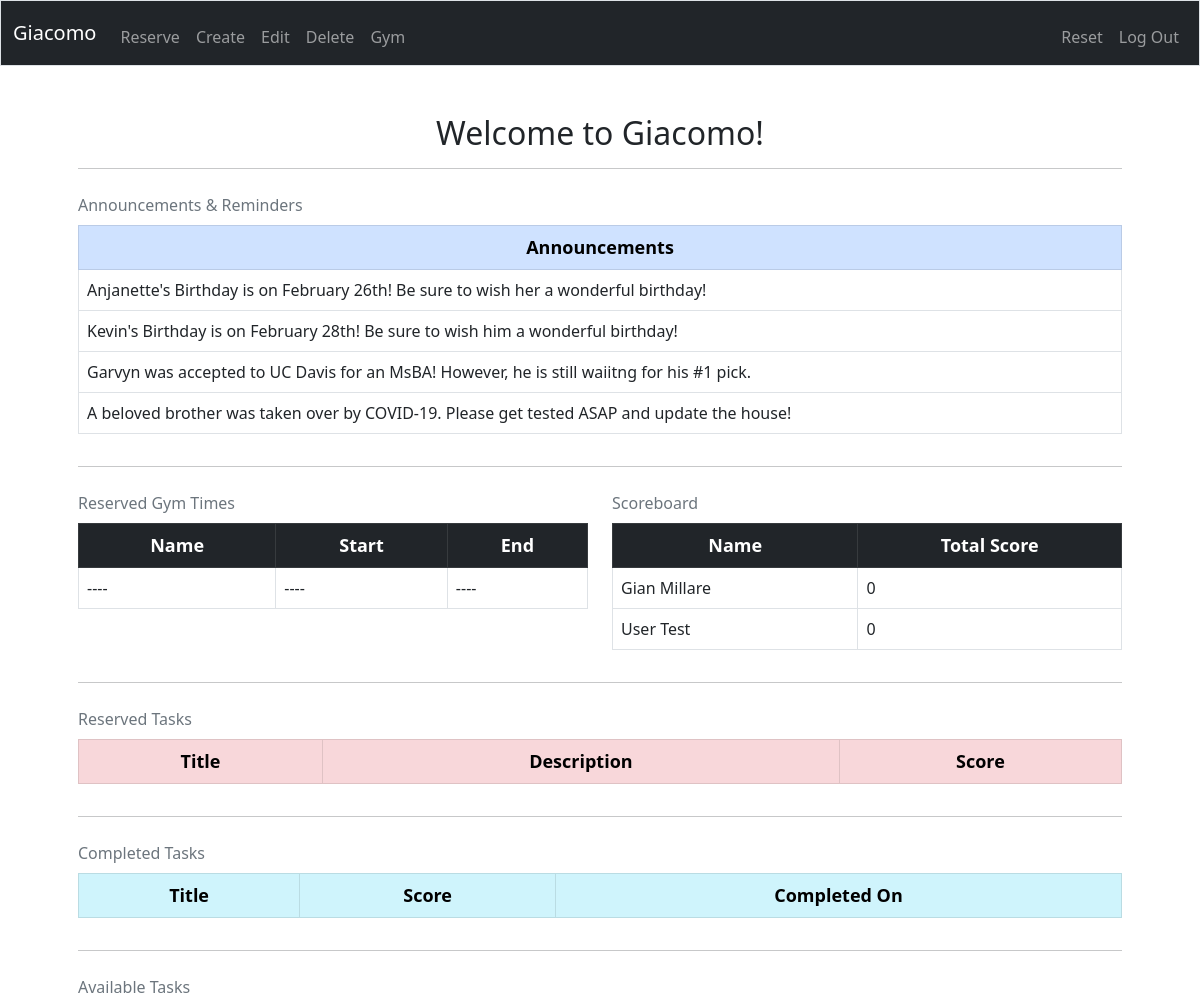
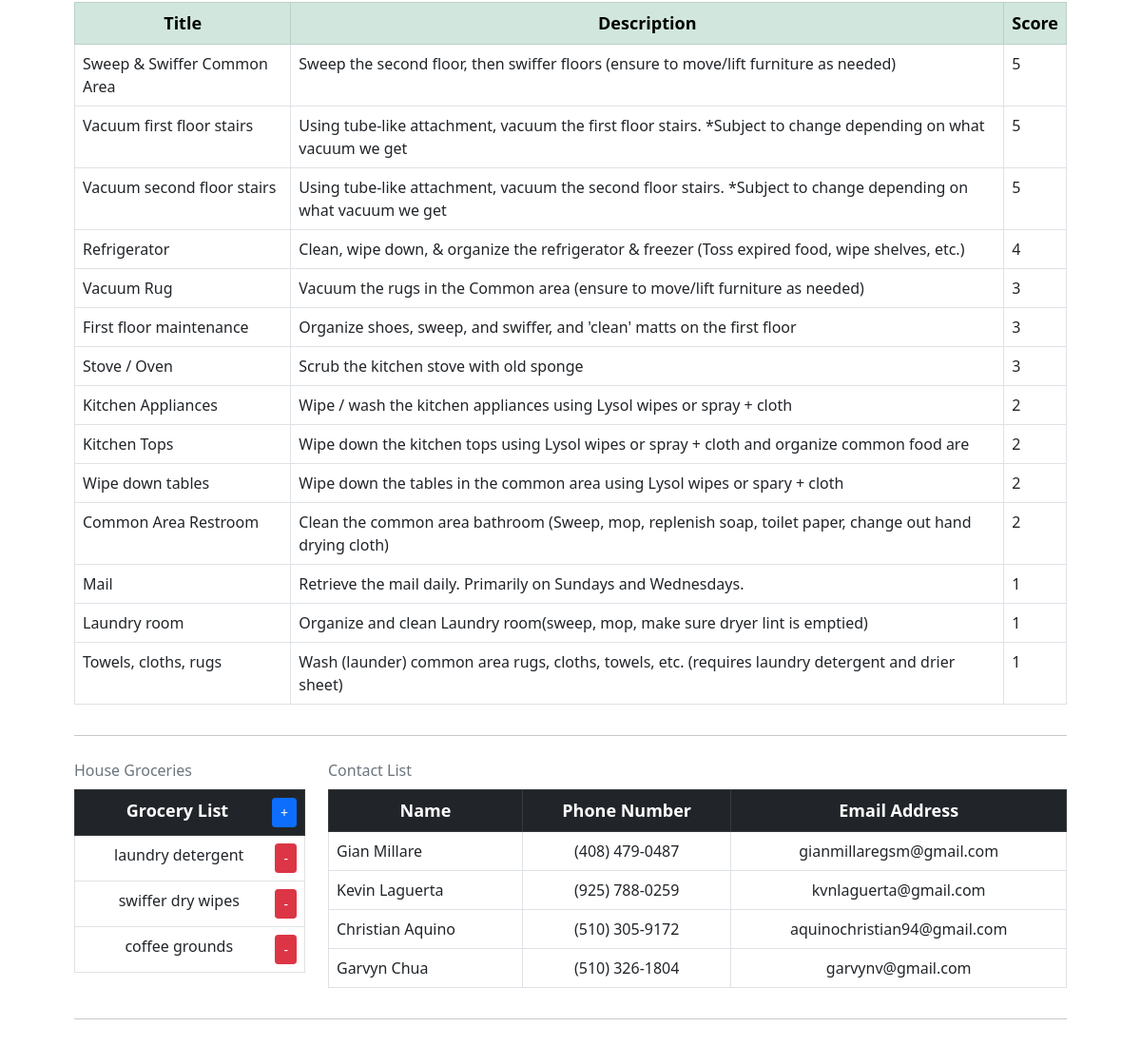
The page / (signed in) on the database its author committed (2 pictures, top to bottom).
### tables this page shows
CREATE TABLE 'housemates' (
'id' INTEGER PRIMARY KEY AUTOINCREMENT NOT NULL,
'name' VARCHAR(255) NOT NULL,
'username' VARCHAR(255) NOT NULL,
'password' VARCHAR(255) NOT NULL
);

CREATE TABLE tasks (
task_id INTEGER PRIMARY KEY AUTOINCREMENT NOT NULL,
user_id INTEGER NOT NULL DEFAULT 0,
title TEXT NOT NULL,
description TEXT NOT NULL,
score INTEGER NOT NULL DEFAULT 1);

CREATE TABLE 'groceries' (
'item_id' INTEGER PRIMARY KEY AUTOINCREMENT NOT NULL,
'user_id' INTEGER NOT NULL DEFAULT 0,
'item' TEXT NOT NULL);

CREATE TABLE 'contacts' (
'name' TEXT NOT NULL,
'phone' TEXT NOT NULL,
'email' TEXT NOT NULL);

### app.py (the view, shortened to what this page needs)
@app.route("/", methods=["GET", "POST"])
@login_required
def index():
    c.execute("""
    SELECT reserve_id, title, description, score FROM reserved WHERE user_id = :user_id
    """, {"user_id": session["user_id"]})
    rows = c.fetchall()
    user_reserved_tasks = []
    c.execute("""
    SELECT title, score, completed_on FROM completed_tasks WHERE user_id = :user_id
    """, {"user_id": session["user_id"]})
    rows = c.fetchall()
    user_completed_tasks = []
    for row in rows:
        user_completed_tasks.append({
            "title": row[0],
            "score": row[1],
            "completed_on": row[2]
        })
    c.execute("""
    SELECT name, sum(score) FROM housemates
    INNER JOIN completed_tasks
    ON housemates.id = completed_tasks.user_id
    GROUP BY name;
    """)
    results = c.fetchall()
    scoreboard = []
    for i in results:
        scoreboard.append({
            "name": i[0],
            "score": i[1]
        })
    if len(scoreboard) == 0:
        c.execute("""
        SELECT name FROM housemates
        """)
        results = c.fetchall()
        for i in results:
            scoreboard.append({
                "name": i[0],
                "score": 0
            })
    c.execute("""
    SELECT title, description, score FROM tasks WHERE user_id = 0 ORDER BY score DESC
    """)
    available_tasks = c.fetchall()
    displaying_available_tasks = []
    for i in available_tasks:
        displaying_available_tasks.append({
            "title": i[0],
            "description": i[1],
            "score": i[2]
        })
    c.execute("""
    SELECT item_id, item from groceries
    """)
    results = c.fetchall()
    items = []
    for i in results:
        items.append({
            'item_id': i[0],
            'item':i[1]
        })
    c.execute("""
    SELECT name, phone, email FROM contacts
    """)
    results = c.fetchall()
    contact_info = []
    for i in results:
        contact_info.append({
            'name': i[0],
            'phone': i[1],
            'email': i[2]
        })
    return render_template("index.html", user_reserved_tasks=user_reserved_tasks, items=items, user_completed_tasks=user_completed_tasks, displaying_available_tasks=displaying_available_tasks, contact_info=contact_info, scoreboard=scoreboard)

### helpers.py (called while the page is built)
def login_required(f):
    @wraps(f)
    def decorated_functions(*args, **kwargs):
        if session.get("user_id") is None:
            return redirect("/login")
        return f(*args, **kwargs)
    return decorated_functions

### templates/index.html (shortened to what this page needs)
{% extends "layout.html" %}
{% block main %}
    <h2 style="text-align: center;">Welcome to Giacomo!</h2>
    <hr>
    <div class="row">
        <div class="col-12">
            <table class="table table-bordered caption-top">
                <caption>Announcements & Reminders</caption>
                <thead class="table-primary">
                    <tr>
                        <th scope="col" style="font-size: large; text-align: center;">Announcements</th>
                    </tr>
                </thead>
                <tbody>
                    <tr>
                        <td scope="row">Anjanette's Birthday is on February 26th! Be sure to wish her a wonderful birthday!</td>
                    </tr>
                    <tr>
                        <td scope="row">Kevin's Birthday is on February 28th! Be sure to wish him a wonderful birthday!</td>
                    </tr>
                    <tr>
                        <td scope="row">Garvyn was accepted to UC Davis for an MsBA! However, he is still waiitng for his #1 pick.</td>
                    </tr>
                    <tr>
                        <td scope="row">A beloved brother was taken over by COVID-19. Please get tested ASAP and update the house!</td>
                    </tr>
                </tbody>
            </table>
        </div>
    </div>
    <hr>
    <div class="row">
        <div class="col-6">
            <table class="table table-bordered caption-top">
                <caption>Reserved Gym Times</caption>
                <thead class="table-dark">
                    <tr>
                        <th scope="col" style="font-size: large; text-align: center;">Name</th>
                        <th scope="col" style="font-size: large; text-align: center;">Start</th>
                        <th scope="col" style="font-size: large; text-align: center;">End</th>
                    </tr>
                </thead>
                <tbody>
                    <tr>
                        <td scope="row">----</td>
                        <td scope="row">----</td>
                        <td scope="row">----</td>
                    </tr>
                </tbody>
            </table>
        </div>
        <div class="col-6">
            <table class="table table-bordered caption-top">
                <caption>Scoreboard</caption>
                <thead class="table-dark">
                    <tr>
                        <th scope="col" style="font-size: large; text-align: center;">Name</th>
                        <th scope="col" style="font-size: large; text-align: center;">Total Score</th>
                    </tr>
                </thead>
                <tbody>
                    {% for i in scoreboard %}
                    <tr>
                        <td>{{ i.name }}</td>
                        <td>{{ i.score }}</td>
                    </tr>
                    {% endfor %}
                </tbody>
            </table>
        </div>
    </div>
    <hr>
    <div class="row">
        <div class="col-12">
            <table class="table table-bordered caption-top">
                <caption>Reserved Tasks</caption>
                <thead class="table-danger">
                    <tr>
                        <th scope="col" style="font-size: large; text-align: center;">Title</th>
                        <th scope="col" style="font-size: large; text-align: center;">Description</th>
                        <th scope="col" style="font-size: large; text-align: center;">Score</th>
                    </tr>
                </thead>
            </table>
        </div>
    </div>
    <hr>
    <div class="row">
        <div class="col-12">
            <table class="table table-bordered caption-top">
                <caption>Completed Tasks</caption>
                <thead class="table-info">
                    <tr>
                        <th scope="col" style="font-size: large; text-align: center;">Title</th>
                        <th scope="col" style="font-size: large; text-align: center;">Score</th>
                        <th scope="col" style="font-size: large; text-align: center;">Completed On</th>
                    </tr>
                </thead>
            </table>
        </div>
    </div>
    <hr>
    <div class="row">
        <div class="col-12">
            <table class="table table-bordered caption-top">
                <caption>Available Tasks</caption>
                <thead class="table-success">
                    <tr>
                        <th scope="col" style="font-size: large; text-align: center;">Title</th>
                        <th scope="col" style="font-size: large; text-align: center;">Description</th>
                        <th scope="col" style="font-size: large; text-align: center;">Score</th>
                    </tr>
                </thead>
                <tbody>
                    {% for i in displaying_available_tasks %}
                        <tr>
                            <td>{{ i.title }}</td>
                            <td>{{ i.description }}</td>
                            <td>{{ i.score }}</td>
                        </tr>
                    {% endfor %}
                </tbody>
            </table>
        </div>
    </div>
    <hr>
    <div class="row">
        <div class="col-3">
            <table class="table table-bordered caption-top">
                <caption>House Groceries</caption>
                <thead class="table-dark">
                    <tr>
                        <th scope="col" style="font-size: large; text-align: center;">Grocery List<a href="/add_grocery" style="float: right;" class="btn btn-primary btn-sm" role="button">+</a></th>
                    </tr>
                </thead>
                <tbody>
                    {% for item in items %}
                    <tr style="text-align: center;">
                        <td>{{ item.item }} <form style="display: inline; float: right;" method="POST" action="{{ url_for('delete_grocery', item_id=item.item_id) }}"><button class="btn btn-danger btn-sm" type="submit">-</button></form> </td>
                    </tr>
                    {% endfor %}
                </tbody>
            </table>
        </div>
        <div class="col-9">
            <table class="table table-bordered caption-top">
                <caption>Contact List</caption>
                <thead class="table-dark">
                    <tr>
                        <th scope="col" style="font-size: large; text-align: center;">Name</th>
                        <th scope="col" style="font-size: large; text-align: center;">Phone Number</th>
                        <th scope="col" style="font-size: large; text-align: center;">Email Address</th>
                    </tr>
                </thead>
                <tbody>
                    {% for i in contact_info %}
                    <tr>
                        <td>{{ i["name"] }}</td>
                        <td style="text-align: center;">{{ i["phone"] }}</td>
                        <td style="text-align: center;">{{ i["email"] }}</td>
                    </tr>
                    {% endfor %}
                </tbody>
            </table>
        </div>
    </div>
    <hr>
{% endblock %}

### templates/layout.html (shortened to what this page needs)
<!DOCTYPE html>
<html lang="en">
    <head>
        <link href="https://cdn.jsdelivr.net/npm/bootstrap@5.0.0-beta1/dist/css/bootstrap.min.css" rel="stylesheet">
        <link href="/static/styles.css" rel="stylesheet">
    </head>
    <body>
        <nav class="navbar navbar-expand-lg navbar-dark bg-dark border">
            <div class="container-fluid">
                <a class="navbar-brand" href="/"><span class="giacomo_brand">Giacomo</span></a>
                <div class="collapse navbar-collapse" id="navbar">
                    {% if session.user_id %}
                        <ul class="navbar-nav mr-auto mt-2">
                            <li class="nav-item"><a class="nav-link" href="/reserve">Reserve</a></li>
                            <li class="nav-item"><a class="nav-link" href="/create">Create</a></li>
                            <li class="nav-item"><a class="nav-link" href="/edit">Edit</a></li>
                            <li class="nav-item"><a class="nav-link" href="/delete">Delete</a></li>
                            <li class="nav-item"><a class="nav-link" href="/gym">Gym</a></li>
                        </ul>
                        <ul class="navbar-nav ms-auto mt-2">
                            <li class="nav-item"><a class="nav-link" href="/reset">Reset</a></li>
                            <li class="nav-item"><a class="nav-link" href="/logout">Log Out</a></li>
                        </ul>
                    {% else %}
                        <ul class="navbar-nav ms-auto mt-2">
                            <li class="nav-item"><a class="nav-link" href="/register">Register</a></li>
                            <li class="nav-item"><a class="nav-link" href="/login">Log In</a></li>
                        </ul>
                    {% endif %}
                </div>
            </div>
        </nav>
        <main class="container p-5">
            {% block main %}{% endblock %}
        </main>
    </body>
</html>

### rows shown on the page
housemates: name "Gian Millare", score "0"
housemates: name "User Test", score "0"
tasks: title "Sweep & Swiffer Common Area", description "Sweep the second floor, then swiffer floors (ensure to move/lift furniture as needed)", score "5"
tasks: title "Vacuum first floor stairs", description "Using tube-like attachment, vacuum the first floor stairs. *Subject to change depending on what vacuum we get", score "5"
tasks: title "Vacuum second floor stairs", description "Using tube-like attachment, vacuum the second floor stairs. *Subject to change depending on what vacuum we get", score "5"
tasks: title "Refrigerator", description "Clean, wipe down, & organize the refrigerator & freezer (Toss expired food, wipe shelves, etc.)", score "4"
tasks: title "Vacuum Rug", description "Vacuum the rugs in the Common area (ensure to move/lift furniture as needed)", score "3"
tasks: title "First floor maintenance", description "Organize shoes, sweep, and swiffer, and 'clean' matts on the first floor", score "3"
tasks: title "Stove / Oven", description "Scrub the kitchen stove with old sponge", score "3"
tasks: title "Kitchen Appliances", description "Wipe / wash the kitchen appliances using Lysol wipes or spray + cloth", score "2"
tasks: title "Kitchen Tops", description "Wipe down the kitchen tops using Lysol wipes or spray + cloth and organize common food are", score "2"
tasks: title "Wipe down tables", description "Wipe down the tables in the common area using Lysol wipes or spary + cloth", score "2"
tasks: title "Common Area Restroom", description "Clean the common area bathroom (Sweep, mop, replenish soap, toilet paper, change out hand drying cloth)", score "2"
tasks: title "Mail", description "Retrieve the mail daily. Primarily on Sundays and Wednesdays.", score "1"
tasks: title "Laundry room", description "Organize and clean Laundry room(sweep, mop, make sure dryer lint is emptied)", score "1"
tasks: title "Towels, cloths, rugs", description "Wash (launder) common area rugs, cloths, towels, etc. (requires laundry detergent and drier sheet)", score "1"
groceries: item "laundry detergent"
groceries: item "swiffer dry wipes"
groceries: item "coffee grounds"
contacts: name "Gian Millare", phone "(408) 479-0487", email "gianmillaregsm@gmail.com"
contacts: name "Kevin Laguerta", phone "(925) 788-0259", email "kvnlaguerta@gmail.com"
contacts: name "Christian Aquino", phone "(510) 305-9172", email "aquinochristian94@gmail.com"
contacts: name "Garvyn Chua", phone "(510) 326-1804", email "garvynv@gmail.com"
